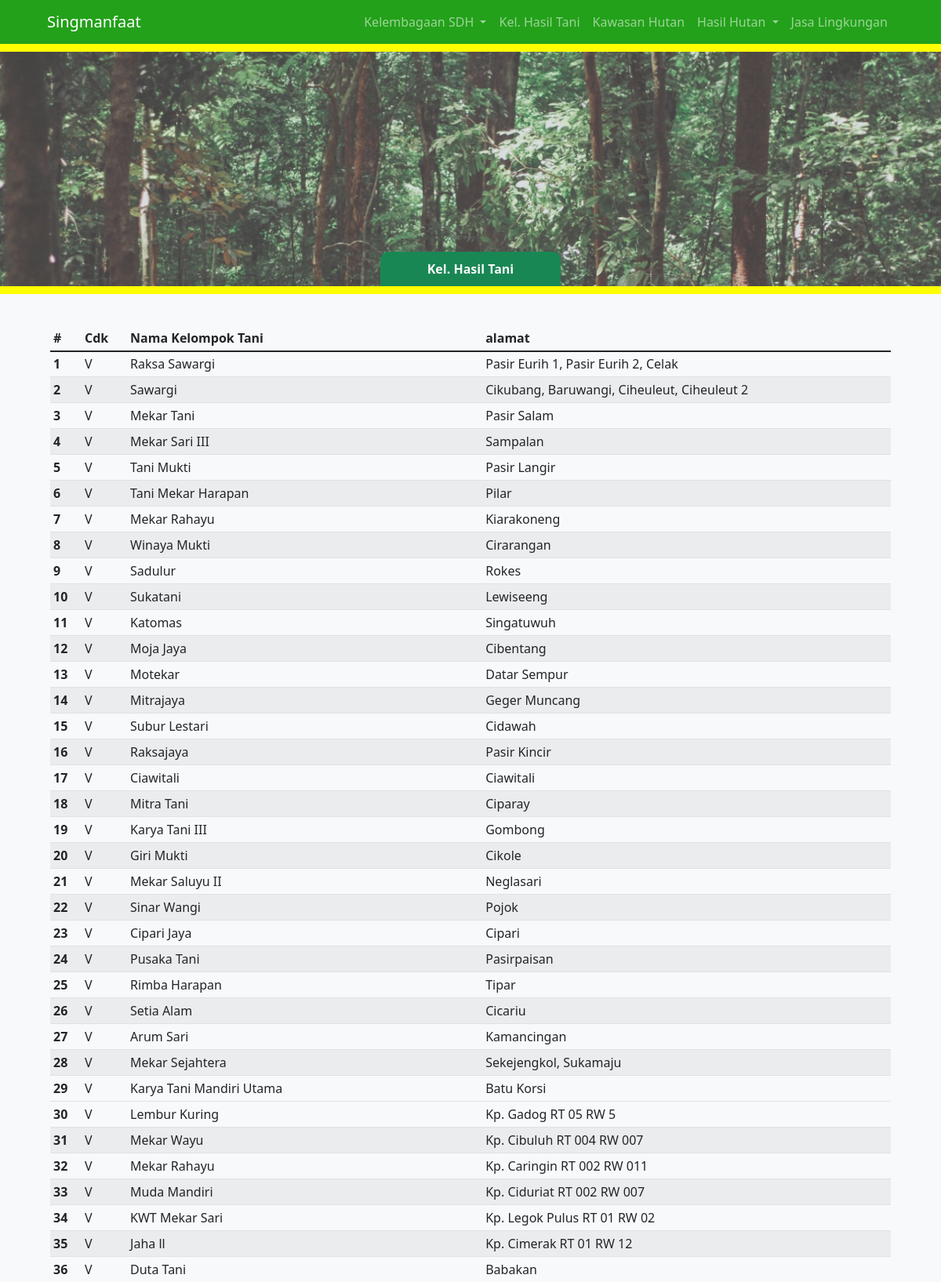
Page /hasiltani.php (upper part) on the committed database.
### tables this page shows
CREATE TABLE `hhhr` (
  `id` int(10) NOT NULL,
  `cdk` varchar(50) NOT NULL,
  `nama_kelompok_tani` varchar(50) NOT NULL,
  `jumlah_anggota` varchar(25) NOT NULL,
  `alamat` varchar(50) NOT NULL,
  `desa` varchar(25) NOT NULL,
  `kecamatan` varchar(25) NOT NULL,
  `kabupaten` varchar(25) NOT NULL,
  `luas` varchar(25) NOT NULL,
  `tanaman` varchar(50) NOT NULL,
  `jenis_dari_tanaman` varchar(25) NOT NULL,
  `link_map` varchar(225) NOT NULL
);

CREATE TABLE `hhbk` (
  `id` int(6) NOT NULL,
  `cdk` varchar(50) DEFAULT NULL,
  `nama_kelompok_tani_instasi` varchar(50) NOT NULL,
  `jumblah_anggota_tenaga_kerja` int(6) NOT NULL,
  `blok_alamat` varchar(50) NOT NULL,
  `desa` varchar(25) NOT NULL,
  `kecamatan` varchar(50) NOT NULL,
  `kabupaten` varchar(50) NOT NULL,
  `hhbk` varchar(50) NOT NULL,
  `satuan` varchar(25) NOT NULL,
  `link_map` varchar(25) NOT NULL
);

### hasiltani.php (the view, shortened to what this page needs)
<!DOCTYPE html>
<html lang="en">
<head>
    <link rel="stylesheet" href="css/bootstrap.min.css">
    <link rel="stylesheet" href="css/style.css">
    <link rel="stylesheet" href="css/my-style.css">
</head>
<body>
    <?php include 'template/header.php'; ?>
        <div class="latar">
            <div class="bg-light bg-opacity-25">
                <div style="padding: 150px;"></div>
            </div>
        </div>
    <div class="cont">
    <div class="tiny-box bg-success mx-auto fw-bold text-light text-center">Kel. Hasil Tani</div>
    <div class="line"></div>
    <div class="bg-light py-4 px-5">
        <div class="p-3" id="table-1">
            <div class="table-responsive">
                <table class="table table-striped table-sm">
                    <thead>
                        <tr>
                            <th scope="col">#</th>
                            <th scope="col">Cdk</th>
                            <th scope="col">Nama Kelompok Tani</th>
                            <th scope="col">alamat</th>
                        </tr>
                    </thead>
                    <tbody class="table-group-divider">
                        <tr>
                        <?php
                        include 'koneksi.php';
                        $no ="0";
                        $hhhr = mysqli_query($koneksi,"SELECT * FROM hhhr");
                        while($hasil = mysqli_fetch_array($hhhr)){
                            $no++;
                        ?>
                        <tr>
                            <th scope="row"><?php echo $no ?></th>
                            <td><?php echo $hasil['cdk'] ?></td>
                            <td><?php echo $hasil['nama_kelompok_tani'] ?></td>
                            <td><?php echo $hasil['alamat'] ?></td>
                        </tr>
                        <?php
                        }
                        ?>
                        </tr>
                        <tr>
                        <?php
                        include 'koneksi.php';
                        $hhbk = mysqli_query($koneksi,"SELECT * FROM hhbk");
                        while($hasil = mysqli_fetch_array($hhbk)){
                            $no++;
                        ?>
                        <tr>
                            <th scope="row"><?php echo $no ?></th>
                            <td><?php echo $hasil['cdk'] ?></td>
                            <td><?php echo $hasil['nama_kelompok_tani_instasi'] ?></td>
                            <td><?php echo $hasil['blok_alamat'] ?></td>
                        </tr>
                        <?php
                        }
                        ?>
                        </tr>
                    </tbody>
                </table>
            </div>
        </div>
    </div>
    </div>
</body>
</html>

### css/style.css (style rules this page uses)
body { background-color: deepskyblue; height: 100%; }
.latar { background-image: url(../img/hutanbg.jpeg); background-repeat: no-repeat; background-size: cover; }

### hasiltani.php (style rules this page uses)
.line { width: 100%; border-bottom: 10px solid yellow; }
.tiny-box { border-top-left-radius: 10px; border-top-right-radius: 10px; padding: 10px 20px; width: 230px; }
.cont { margin-top: -45px; }

### rows in the picture
hhhr: cdk "V", nama_kelompok_tani "Raksa Sawargi", alamat "Pasir Eurih 1, Pasir Eurih 2, Celak"
hhhr: cdk "V", nama_kelompok_tani "Sawargi", alamat "Cikubang, Baruwangi, Ciheuleut, Ciheuleut 2"
hhhr: cdk "V", nama_kelompok_tani "Mekar Tani", alamat "Pasir Salam"
hhhr: cdk "V", nama_kelompok_tani "Mekar Sari III", alamat "Sampalan"
hhhr: cdk "V", nama_kelompok_tani "Tani Mukti", alamat "Pasir Langir"
hhhr: cdk "V", nama_kelompok_tani "Tani Mekar Harapan", alamat "Pilar"
hhhr: cdk "V", nama_kelompok_tani "Mekar Rahayu", alamat "Kiarakoneng"
hhhr: cdk "V", nama_kelompok_tani "Winaya Mukti", alamat "Cirarangan"
hhhr: cdk "V", nama_kelompok_tani "Sadulur", alamat "Rokes"
hhhr: cdk "V", nama_kelompok_tani "Sukatani", alamat "Lewiseeng"
hhhr: cdk "V", nama_kelompok_tani "Katomas", alamat "Singatuwuh"
hhhr: cdk "V", nama_kelompok_tani "Moja Jaya", alamat "Cibentang"
hhhr: cdk "V", nama_kelompok_tani "Motekar", alamat "Datar Sempur"
hhhr: cdk "V", nama_kelompok_tani "Mitrajaya", alamat "Geger Muncang"
hhhr: cdk "V", nama_kelompok_tani "Subur Lestari", alamat "Cidawah"
hhhr: cdk "V", nama_kelompok_tani "Raksajaya", alamat "Pasir Kincir"
hhhr: cdk "V", nama_kelompok_tani "Ciawitali", alamat "Ciawitali"
hhhr: cdk "V", nama_kelompok_tani "Mitra Tani", alamat "Ciparay"
hhhr: cdk "V", nama_kelompok_tani "Karya Tani III", alamat "Gombong"
hhhr: cdk "V", nama_kelompok_tani "Giri Mukti", alamat "Cikole"
hhhr: cdk "V", nama_kelompok_tani "Mekar Saluyu II", alamat "Neglasari"
hhhr: cdk "V", nama_kelompok_tani "Sinar Wangi", alamat "Pojok"
hhhr: cdk "V", nama_kelompok_tani "Cipari Jaya", alamat "Cipari"
hhhr: cdk "V", nama_kelompok_tani "Pusaka Tani", alamat "Pasirpaisan"
hhhr: cdk "V", nama_kelompok_tani "Rimba Harapan", alamat "Tipar"
hhhr: cdk "V", nama_kelompok_tani "Setia Alam", alamat "Cicariu"
hhhr: cdk "V", nama_kelompok_tani "Arum Sari", alamat "Kamancingan"
hhhr: cdk "V", nama_kelompok_tani "Mekar Sejahtera", alamat "Sekejengkol, Sukamaju"
hhhr: cdk "V", nama_kelompok_tani "Karya Tani Mandiri Utama", alamat "Batu Korsi"
hhbk: cdk "V", nama_kelompok_tani_instasi "Lembur Kuring", blok_alamat "Kp. Gadog RT 05 RW 5"
hhbk: cdk "V", nama_kelompok_tani_instasi "Mekar Wayu", blok_alamat "Kp. Cibuluh RT 004 RW 007"
hhbk: cdk "V", nama_kelompok_tani_instasi "Mekar Rahayu", blok_alamat "Kp. Caringin RT 002 RW 011"
hhbk: cdk "V", nama_kelompok_tani_instasi "Muda Mandiri", blok_alamat "Kp. Ciduriat RT 002 RW 007"
hhbk: cdk "V", nama_kelompok_tani_instasi "KWT Mekar Sari", blok_alamat "Kp. Legok Pulus RT 01 RW 02"
hhbk: cdk "V", nama_kelompok_tani_instasi "Jaha ll", blok_alamat "Kp. Cimerak RT 01 RW 12"
hhbk: cdk "V", nama_kelompok_tani_instasi "Duta Tani", blok_alamat "Babakan"
